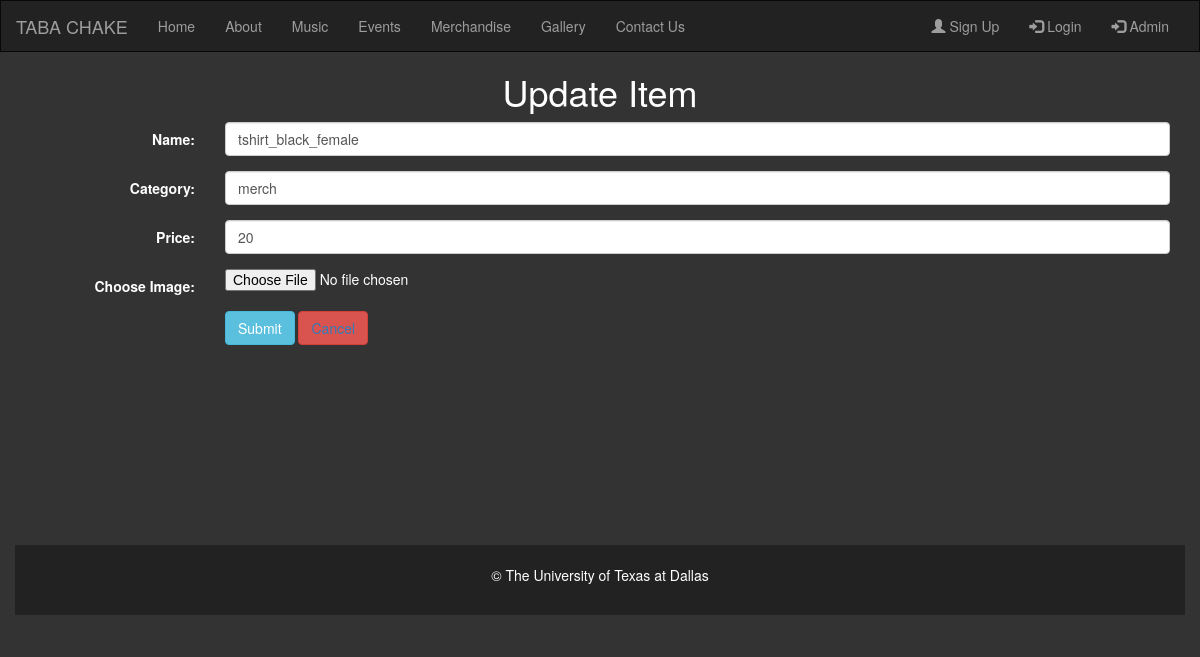
Page /ArtistPortfolio/update_fetch.php?merch_id=3 on the committed database.
### tables this page shows
CREATE TABLE `merchandise` (
  `merch_id` int(100) NOT NULL,
  `item_type` varchar(100) NOT NULL,
  `item_name` varchar(100) NOT NULL,
  `item_price` int(100) NOT NULL,
  `item_image` varchar(100) NOT NULL,
  `gender` varchar(100) NOT NULL
);

### ArtistPortfolio/update_fetch.php (the view, shortened to what this page needs)
<?php
include "header.php";
	  $merch_id = $_GET['merch_id'];
      $connection = mysqli_connect("localhost", "root", "","portfolio");
      $query = "SELECT * FROM merchandise where merch_id='".$merch_id."'";
      $result = mysqli_query($connection, $query);
      $item_name = $item_type = $item_price = $item_image = "";
      while($row = mysqli_fetch_array($result)){
        $item_name = $row['item_name'];
        $item_type = $row['item_type'];
        $item_price = $row['item_price'];
      }
      ?>
<div class="container">
  <h1 class="text-center">Update Item</h1>
  <form class="form-horizontal" action="update_insert.php" method="post" enctype="multipart/form-data">
    <div class="form-group">
      <label class="control-label col-sm-2" for="name">Name:</label>
      <div class="col-sm-10">
        <input type="name" class="form-control" name="name"  id="name" placeholder="Enter Item Name" value="<?php echo $item_name; ?>">
      </div>
    </div>
    <div class="form-group">
      <label class="control-label col-sm-2" for="category">Category:</label>
      <div class="col-sm-10">
        <input type="category" class="form-control" name="category" id="category" placeholder="Enter Item Category" value="<?php echo $item_type; ?>">
      </div>
    </div>
    <div class="form-group">
      <label class="control-label col-sm-2" for="price">Price:</label>
      <div class="col-sm-10">
        <input type="price" class="form-control" name="price" id="price" placeholder="Enter Item Price" value="<?php echo $item_price; ?>">
      </div>
    </div>
    <div class="form-group">
      <label class="control-label col-sm-2" for="image">Choose Image:</label>
      <div class="col-sm-10">
       <input type="file" id="image" name="image"  placeholder="Select The Item Image">
      </div>
    </div>
    <div class="form-group">
      <div class="col-sm-offset-2 col-sm-10">
        <button type="submit" class="btn btn-info">Submit</button>
        <button class="btn btn-danger"><a href="/">Cancel</a></button>
  </div>
<?php
include "footer.php";
?>

### rows in the picture
merchandise: name "tshirt_black_female", category "merch", price "20"
